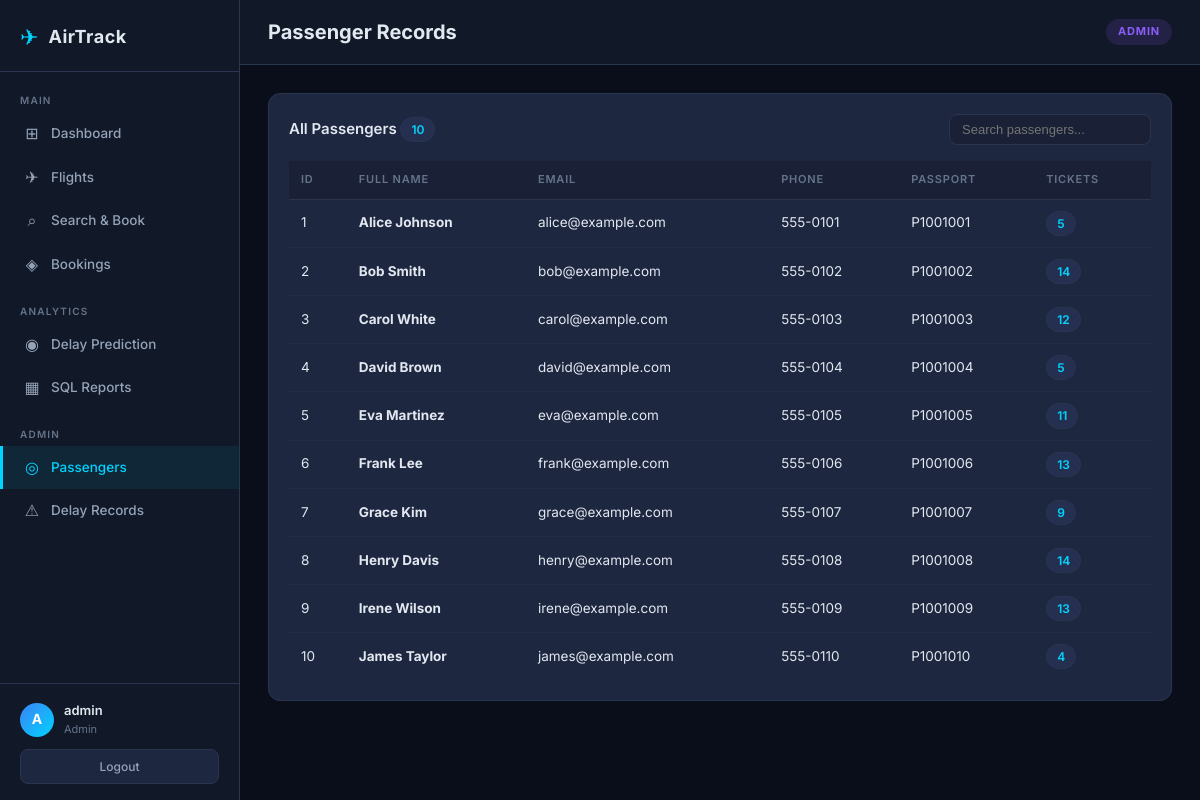
The page /passengers (signed in) on the database its author committed.
### models.py (models this page shows, shortened)
class User(db.Model, UserMixin):
    __tablename__ = 'Users'
    user_id = db.Column(db.Integer, primary_key=True, autoincrement=True)
    username = db.Column(db.Text, unique=True, nullable=False)
    password = db.Column(db.Text, nullable=False)
    role = db.Column(db.Text, default='passenger')

class Passenger(db.Model):
    __tablename__ = 'Passengers'
    passenger_id = db.Column(db.Integer, primary_key=True, autoincrement=True)
    full_name = db.Column(db.Text, nullable=False)
    email = db.Column(db.Text, unique=True, nullable=False)
    phone = db.Column(db.Text)
    passport_number = db.Column(db.Text)
    tickets = db.relationship('Ticket', backref='passenger', lazy=True)

### app.py (the view)
@app.route('/passengers')
@login_required
@admin_required
def passengers():
    all_passengers = Passenger.query.all()
    return render_template('passengers.html', passengers=all_passengers)

### app.py (called while the page is built)
@login_manager.user_loader
def load_user(user_id):
    return User.query.get(int(user_id))

def admin_required(f):
    from functools import wraps
    @wraps(f)
    def decorated(*args, **kwargs):
        if not current_user.is_authenticated or current_user.role != 'admin':
            flash('Admin access required.', 'danger')
            return redirect(url_for('dashboard'))
        return f(*args, **kwargs)
    return decorated

### templates/passengers.html (shortened to what this page needs)
{% extends 'base.html' %}
{% block page_title %}Passenger Records{% endblock %}
{% block content %}
<div class="section-card">
    <div class="panel-header">
        <h3>All Passengers <span class="count-badge">{{ passengers|length }}</span></h3>
        <input type="text" id="passengerSearch" class="search-input" placeholder="Search passengers...">
    </div>
    <div class="table-wrapper">
        <table class="table" id="passengersTable">
            <thead>
                <tr>
                    <th>ID</th>
                    <th>Full Name</th>
                    <th>Email</th>
                    <th>Phone</th>
                    <th>Passport</th>
                    <th>Tickets</th>
                </tr>
            </thead>
            <tbody>
                {% for p in passengers %}
                <tr>
                    <td>{{ p.passenger_id }}</td>
                    <td><strong>{{ p.full_name }}</strong></td>
                    <td>{{ p.email }}</td>
                    <td>{{ p.phone or '—' }}</td>
                    <td>{{ p.passport_number or '—' }}</td>
                    <td>
                        <span class="count-badge">{{ p.tickets|length }}</span>
                    </td>
                </tr>
                {% else %}
                <tr><td colspan="6" class="text-muted">No passengers found.</td></tr>
                {% endfor %}
            </tbody>
        </table>
    </div>
</div>
{% endblock %}

### templates/base.html (shortened to what this page needs)
<!DOCTYPE html>
<html lang="en">
<head>
    <link rel="stylesheet" href="{{ url_for('static', filename='style.css') }}">
</head>
<body>
{% if current_user.is_authenticated %}
<div class="layout">
    <aside class="sidebar">
        <div class="sidebar-brand">
            <span class="brand-icon">✈</span>
            <span class="brand-text">AirTrack</span>
        </div>
        <nav class="sidebar-nav">
            <div class="nav-section">
                <span class="nav-label">Main</span>
                <a href="{{ url_for('dashboard') }}" class="nav-item {% if request.endpoint == 'dashboard' %}active{% endif %}">
                    <span class="nav-icon">⊞</span> Dashboard
                </a>
                <a href="{{ url_for('flights') }}" class="nav-item {% if request.endpoint in ['flights','edit_flight'] %}active{% endif %}">
                    <span class="nav-icon">✈</span> Flights
                </a>
                <a href="{{ url_for('search_flights') }}" class="nav-item {% if request.endpoint == 'search_flights' %}active{% endif %}">
                    <span class="nav-icon">⌕</span> Search & Book
                </a>
                <a href="{{ url_for('my_bookings') }}" class="nav-item {% if request.endpoint == 'my_bookings' %}active{% endif %}">
                    <span class="nav-icon">◈</span> Bookings
                </a>
            </div>
            <div class="nav-section">
                <span class="nav-label">Analytics</span>
                <a href="{{ url_for('predict_delay') }}" class="nav-item {% if request.endpoint == 'predict_delay' %}active{% endif %}">
                    <span class="nav-icon">◉</span> Delay Prediction
                </a>
                <a href="{{ url_for('reports') }}" class="nav-item {% if request.endpoint == 'reports' %}active{% endif %}">
                    <span class="nav-icon">▦</span> SQL Reports
                </a>
            </div>
            {% if current_user.role == 'admin' %}
            <div class="nav-section">
                <span class="nav-label">Admin</span>
                <a href="{{ url_for('passengers') }}" class="nav-item {% if request.endpoint == 'passengers' %}active{% endif %}">
                    <span class="nav-icon">◎</span> Passengers
                </a>
                <a href="{{ url_for('delays') }}" class="nav-item {% if request.endpoint == 'delays' %}active{% endif %}">
                    <span class="nav-icon">⚠</span> Delay Records
                </a>
            </div>
            {% endif %}
        </nav>
        <div class="sidebar-user">
            <div class="user-info">
                <div class="user-avatar">{{ current_user.username[0].upper() }}</div>
                <div>
                    <div class="user-name">{{ current_user.username }}</div>
                    <div class="user-role">{{ current_user.role.title() }}</div>
                </div>
            </div>
            <a href="{{ url_for('logout') }}" class="logout-btn">Logout</a>
        </div>
    </aside>
    <main class="main-content">
        <div class="top-bar">
            <div class="page-title">{% block page_title %}{% endblock %}</div>
            <div class="top-bar-right">
                <span class="role-badge role-{{ current_user.role }}">{{ current_user.role.title() }}</span>
            </div>
        </div>
        <div class="content">
            {% block content %}{% endblock %}
        </div>
    </main>
</div>
{% else %}
{% block auth_content %}{% endblock %}
{% endif %}
</body>
</html>

### rows shown on the page
User: username "A", username "admin", role "Admin", role "ADMIN"
Passenger: passenger_id "1", full_name "Alice Johnson", email "alice@example.com", phone "555-0101", passport_number "P1001001", tickets|length "5"
Passenger: passenger_id "2", full_name "Bob Smith", email "bob@example.com", phone "555-0102", passport_number "P1001002", tickets|length "14"
Passenger: passenger_id "3", full_name "Carol White", email "carol@example.com", phone "555-0103", passport_number "P1001003", tickets|length "12"
Passenger: passenger_id "4", full_name "David Brown", email "david@example.com", phone "555-0104", passport_number "P1001004", tickets|length "5"
Passenger: passenger_id "5", full_name "Eva Martinez", email "eva@example.com", phone "555-0105", passport_number "P1001005", tickets|length "11"
Passenger: passenger_id "6", full_name "Frank Lee", email "frank@example.com", phone "555-0106", passport_number "P1001006", tickets|length "13"
Passenger: passenger_id "7", full_name "Grace Kim", email "grace@example.com", phone "555-0107", passport_number "P1001007", tickets|length "9"
Passenger: passenger_id "8", full_name "Henry Davis", email "henry@example.com", phone "555-0108", passport_number "P1001008", tickets|length "14"
Passenger: passenger_id "9", full_name "Irene Wilson", email "irene@example.com", phone "555-0109", passport_number "P1001009", tickets|length "13"
Passenger: passenger_id "10", full_name "James Taylor", email "james@example.com", phone "555-0110", passport_number "P1001010", tickets|length "4"

### other values the page prints
{{ passengers|length }} "10"
